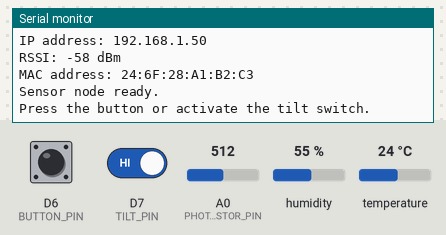
Simulated run of this program. Board: ESP8266 (NodeMCU). Parts: the last lines printed to the serial monitor. Inputs (shaded band) come from the test bench; at power-on: D6 (BUTTON_PIN) HIGH, D7 (TILT_PIN) HIGH, A0 (PHOTORESISTOR_PIN) = 512, humidity 55 %, temperature 24 °C. WiFi joins after 1.5 s; servers stay silent unless stated; uploads are accepted with an empty reply; the local clock reads 2024-03-15 10:24:30 at power-on unless the program sets it; web services answer with replies made up by the test bench.

Above: at 12.8 s.
12.9 s: D6 (BUTTON_PIN) pulled LOW for 0.15 s
At 14.3 s:
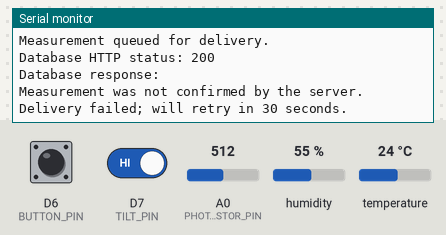
14.6 s: D7 (TILT_PIN) driven LOW
At 15.0 s:
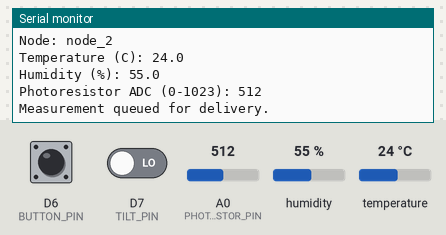
16.1 s: D6 (BUTTON_PIN) pulled LOW for 1 s
At 18.0 s:
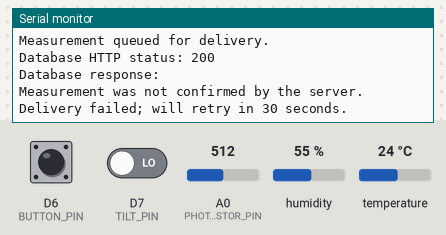
18.6 s: D6 (BUTTON_PIN) pulsed LOW 5 times (0.12 s each, 0.3 s apart)
At 20.8 s:
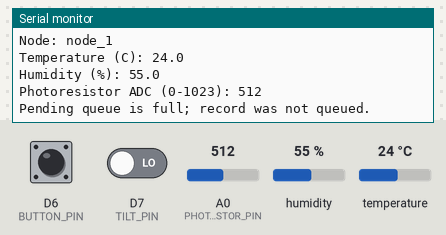
Timing chart, 0 to 22.3 s (numbered marks = the images above; inputs shaded):
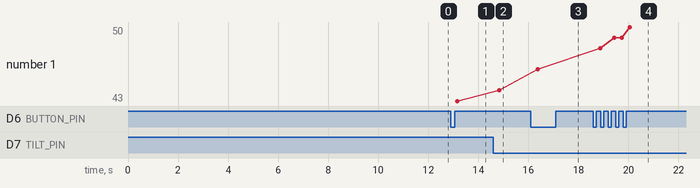

Measured:
- after the input at 12.9 s, the serial monitor: prints a new line after 0.27 s (image 1)
- after the input at 14.6 s, the serial monitor: prints a new line after 0.24 s (image 2)
- after the input at 16.1 s, the serial monitor: prints a new line after 0.27 s (image 3)
- after the input at 18.6 s, the serial monitor: prints a new line after 0.27 s (image 4)
- plotted number 1: 43 → 44 after the input at 14.6 s, 44 → 46 after the input at 16.1 s, 46 → 50 after the input at 18.6 s

The program:

main.cpp
```cpp
/*
Project/Program Name: EE 470 ESP8266 Sensor Node
File Name: main.cpp
Author: Steve Gutierrez
Date: 11/12/2026
Version: 1.0

Purpose:
Read the DHT11 and photoresistor when a switch activates, obtain a timestamp,
and send the measurement to the web database with automatic retries.

Inputs:
DHT11 data on D5, photoresistor output on A0, button on D6, tilt switch on D7,
and Wi-Fi credentials for the access point.

Outputs:
Sensor readings, timestamp, network status, and server result through USB
Serial; sensor records are sent to the PHP endpoint over HTTPS using GET.

Dependencies:
ESP8266 Arduino core (Wi-Fi, HTTP, and TLS), Adafruit DHT library,
ArduinoJson.

Usage Notes:
Button and tilt signals are active-low. Pending messages are kept in RAM and
are lost if the ESP8266 resets. TLS certificate verification is disabled in
this classroom prototype by setInsecure().
*/

#include <Arduino.h>
#include <DHT.h>
#include <math.h>
#include <ESP8266WiFi.h>
#include <ESP8266HTTPClient.h>
#include <WiFiClientSecureBearSSL.h>
#include <ArduinoJson.h>
#include <cstring>
#include <cstdio>

// NodeMCU ESP-12E pin assignments for the connected sensor modules.
constexpr uint8_t DHT_PIN = D5;
constexpr uint8_t PHOTORESISTOR_PIN = A0;
constexpr uint8_t BUTTON_PIN = D6;
constexpr uint8_t TILT_PIN = D7;

// Sensor type and the electrical level that indicates an activated switch.
constexpr uint8_t DHT_TYPE = DHT11;
constexpr uint8_t BUTTON_ACTIVE_LEVEL = LOW;
constexpr uint8_t TILT_ACTIVE_LEVEL = LOW;
constexpr unsigned long DEBOUNCE_MS = 40;

// Replace these placeholders locally with the 2.4 GHz Wi-Fi network details.
// Do not publish real network passwords in a public source-code repository.
const char *WIFI_SSID = "Sample_Network";
const char *WIFI_PASSWORD = "Sample_Password";
constexpr unsigned long WIFI_CONNECT_TIMEOUT_MS = 20000UL;

// PHP endpoint that validates and inserts one sensor measurement.
const char *INSERT_URL =
"https://mediumspringgreen-meerkat-888583.hostingersite.com/insert_sensor.php";

// Display label is shown in the serial menu; ianaName is sent to TimeAPI.
struct TimeZoneOption {
const char *label;
const char *ianaName;
};

// Keep this order aligned with the numbered choices printed by printTimeZoneMenu().
const TimeZoneOption TIME_ZONES[] = {
{"ET - New York",          "America/New_York"},
{"CT - Chicago",            "America/Chicago"},
{"MT - Denver",             "America/Denver"},
{"PT - Los Angeles",        "America/Los_Angeles"},
{"AKT - Anchorage",         "America/Anchorage"},
{"HAT - Honolulu",          "Pacific/Honolulu"},
{"AT - San Juan",           "America/Puerto_Rico"}
};

constexpr uint8_t TIME_ZONE_COUNT =
sizeof(TIME_ZONES) / sizeof(TIME_ZONES[0]);
// Array indexes start at zero, so index 3 selects menu option 4 (Pacific Time).
constexpr uint8_t DEFAULT_TIME_ZONE_INDEX = 3; // Option 4: Pacific Time
constexpr unsigned long TIME_ZONE_MENU_TIMEOUT_MS = 10000UL;

// Updated by selectTimeZone(); used when constructing the TimeAPI request.
uint8_t selectedTimeZoneIndex = DEFAULT_TIME_ZONE_INDEX;

// DHT driver object configured for the selected data pin and sensor type.
DHT dht(DHT_PIN, DHT_TYPE);

// Holds one snapshot of all three sensor measurements.
struct SensorReadings {
float temperatureC;
float humidityPercent;
uint16_t lightAdc;
};

// New messages are sent immediately. Unaccepted messages are retried at this interval.
constexpr uint8_t MAX_PENDING_MESSAGES = 4;
constexpr unsigned long RETRY_INTERVAL_MS = 30000UL;

// Stores an unchanged record while it waits for successful delivery.
struct PendingMeasurement {
char nodeName[8];
char timestamp[20];
SensorReadings readings;
unsigned long lastAttemptMs;
bool attempted;
};

// Fixed-size RAM queue; the board reset clears pending records.
PendingMeasurement pendingMeasurements[MAX_PENDING_MESSAGES];
uint8_t pendingCount = 0;

// Tracks raw and debounced state for one active-low switch input.
struct DebouncedSwitch {
uint8_t pin;                    // GPIO pin connected to the switch output
uint8_t activeLevel;            // LOW or HIGH means "activated"
bool lastRawActive;             // Most recently sampled, unfiltered state
bool stableActive;              // State accepted after debounce time
unsigned long lastRawChangeMs;  // Time when the raw input last changed
};

DebouncedSwitch buttonInput = {
BUTTON_PIN, BUTTON_ACTIVE_LEVEL, false, false, 0
};

DebouncedSwitch tiltInput = {
TILT_PIN, TILT_ACTIVE_LEVEL, false, false, 0
};

// Forward declarations keep setup(), loop(), and helper functions easy to scan.
void beginSwitch(DebouncedSwitch &input);
bool activationDetected(DebouncedSwitch &input);
bool captureSensorReadings(SensorReadings &readings);
void processActivationEvents();
void captureAndReport(const char *nodeName);
void printTimeZoneMenu();
void printSelectedTimeZone();
void selectTimeZone();
bool connectToWiFi();
bool getCurrentTimestamp(char *timestamp, size_t bufferSize);

bool sendMeasurementToDatabase(
const char *nodeName,
const SensorReadings &readings,
const char *timestamp
);

void queueMeasurement(
const char *nodeName,
const SensorReadings &readings,
const char *timestamp
);
void servicePendingMeasurements();
void removePendingMeasurement(uint8_t index);

void setup() {
// USB serial is used for the time-zone menu and diagnostic output.
Serial.begin(115200);
delay(100);

// Choose the time zone first, then join the configured Wi-Fi access point.
selectTimeZone();
connectToWiFi();

// Initialize sensor and input pins after the startup prompts/network attempt.
dht.begin();

pinMode(PHOTORESISTOR_PIN, INPUT);
beginSwitch(buttonInput);
beginSwitch(tiltInput);

Serial.println();
Serial.println("Sensor node ready.");
Serial.println("Press the button or activate the tilt switch.");

}

void loop() {
// Check for new switch activations, then retry any queued records that are due.
processActivationEvents();
servicePendingMeasurements();
}

bool connectToWiFi() {
// Station mode connects the ESP8266 to an existing router or hotspot.
WiFi.mode(WIFI_STA);
WiFi.begin(WIFI_SSID, WIFI_PASSWORD);

Serial.print("Connecting to Wi-Fi");

// Stop waiting after the configured timeout so sensor code can still run offline.
const unsigned long startMs = millis();

while (WiFi.status() != WL_CONNECTED
       && millis() - startMs < WIFI_CONNECT_TIMEOUT_MS) {
    delay(500);
    Serial.print(".");
}

if (WiFi.status() != WL_CONNECTED) {
    Serial.println();
    Serial.println("Wi-Fi connection failed; continuing offline.");
    return false;
}

Serial.println();
Serial.println("Wi-Fi connected.");

// These values are required for the assignment's network/RSSI questions.
Serial.print("IP address: ");
Serial.println(WiFi.localIP());

Serial.print("RSSI: ");
Serial.print(WiFi.RSSI());
Serial.println(" dBm");

Serial.print("MAC address: ");
Serial.println(WiFi.macAddress());

return true;

}

bool getCurrentTimestamp(char *timestamp, size_t bufferSize) {
// The destination must fit YYYY-MM-DD HH:mm plus the null terminator.
if (bufferSize < 20 || WiFi.status() != WL_CONNECTED) {
Serial.println("Cannot get timestamp: Wi-Fi is unavailable.");
return false;
}

BearSSL::WiFiClientSecure secureClient;

// Simplifies this classroom API test, but does not verify the server certificate.
secureClient.setInsecure();

HTTPClient https;

// Request current local time for the selected IANA time-zone identifier.
const String url =
    String("https://timeapi.io/api/Time/current/zone?timeZone=")
    + TIME_ZONES[selectedTimeZoneIndex].ianaName;

if (!https.begin(secureClient, url)) {
    Serial.println("Could not start the TimeAPI request.");
    return false;
}

// TimeAPI is queried with HTTP GET; only parse a successful HTTP 200 response.
https.setTimeout(10000);
const int httpCode = https.GET();

if (httpCode != HTTP_CODE_OK) {
    Serial.print("TimeAPI HTTP error: ");
    Serial.println(httpCode);
    https.end();
    return false;
}

// Read the JSON response body before closing the HTTP connection.
const String response = https.getString();
https.end();

JsonDocument document;
const DeserializationError jsonError =
    deserializeJson(document, response);

if (jsonError) {
    Serial.print("Could not parse TimeAPI JSON: ");
    Serial.println(jsonError.c_str());
    return false;
}

// Extract the ISO-like dateTime value from TimeAPI's JSON object.
const char *apiDateTime = document["dateTime"];

// Expected format begins YYYY-MM-DDTHH:mm:ss
if (apiDateTime == nullptr
    || strlen(apiDateTime) < 19
    || apiDateTime[10] != 'T') {
    Serial.println("TimeAPI response has no usable dateTime field.");
    return false;
}

// Convert ISO format to the database format: YYYY-MM-DD HH:mm:ss
const int written = snprintf(
    timestamp,
    bufferSize,
    "%.10s %.8s",
    apiDateTime,
    apiDateTime + 11
);

return written == 19;

}

bool sendMeasurementToDatabase(
const char *nodeName,
const SensorReadings &readings,
const char *timestamp
) {
// No transmission can be attempted without an active Wi-Fi connection.
if (WiFi.status() != WL_CONNECTED) {
Serial.println("Cannot send measurement: Wi-Fi is disconnected.");
return false;
}

BearSSL::WiFiClientSecure secureClient;
secureClient.setInsecure();

HTTPClient https;

// Encode the space so it is safe inside the URL query string.
String encodedTimestamp = String(timestamp);
encodedTimestamp.replace(" ", "%20");

// The PHP script expects these named GET parameters for every record.
String url = String(INSERT_URL)
    + "?node_name=" + nodeName
    + "&temperature=" + String(readings.temperatureC, 1)
    + "&humidity=" + String(readings.humidityPercent, 1)
    + "&light_adc=" + String(readings.lightAdc)
    + "&time_received=" + encodedTimestamp;

if (!https.begin(secureClient, url)) {
    Serial.println("Could not start the database request.");
    return false;
}

// Send the request and capture both the HTTP status and response text.
https.setTimeout(10000);
const int httpCode = https.GET();

String response;
if (httpCode > 0) {
    response = https.getString();
}

https.end();
response.trim();

Serial.print("Database HTTP status: ");
Serial.println(httpCode);
Serial.print("Database response: ");
Serial.println(response);

// STORED is a new insert; ALREADY_STORED is also success for retry purposes.
if (httpCode == HTTP_CODE_OK
    && (response == "STORED" || response == "ALREADY_STORED")) {
    Serial.println("Measurement accepted by the server.");
    return true;
}

Serial.println("Measurement was not confirmed by the server.");
return false;

}

void queueMeasurement(
const char *nodeName,
const SensorReadings &readings,
const char *timestamp
) {
// Keep the original node, timestamp, and readings so retries resend the same data.
if (pendingCount >= MAX_PENDING_MESSAGES) {
Serial.println("Pending queue is full; record was not queued.");
return;
}

PendingMeasurement &pending = pendingMeasurements[pendingCount];

// Copy strings into fixed-size buffers owned by the queue entry.
snprintf(pending.nodeName, sizeof(pending.nodeName), "%s", nodeName);
snprintf(pending.timestamp, sizeof(pending.timestamp), "%s", timestamp);
pending.readings = readings;
pending.lastAttemptMs = 0;
pending.attempted = false;

pendingCount++;
Serial.println("Measurement queued for delivery.");

}

void servicePendingMeasurements() {
// Attempt each new item immediately; retry failed items every 30 seconds.
uint8_t index = 0;

while (index < pendingCount) {
    PendingMeasurement &pending = pendingMeasurements[index];

    // Unsigned millis() subtraction remains safe when the counter wraps around.
    const bool retryIsDue =
        !pending.attempted
        || millis() - pending.lastAttemptMs >= RETRY_INTERVAL_MS;

    if (!retryIsDue) {
        index++;
        continue;
    }

    // A successful response removes the record; otherwise its retry timer is reset.
    const bool accepted = sendMeasurementToDatabase(
        pending.nodeName,
        pending.readings,
        pending.timestamp
    );

    if (accepted) {
        removePendingMeasurement(index);
        // The next item shifts into this index, so check it next.
    } else {
        pending.attempted = true;
        pending.lastAttemptMs = millis();
        Serial.println("Delivery failed; will retry in 30 seconds.");
        index++;
    }
}

}

void removePendingMeasurement(uint8_t index) {
// Compact the array so later queued records remain contiguous.
for (uint8_t i = index; i + 1 < pendingCount; i++) {
pendingMeasurements[i] = pendingMeasurements[i + 1];
}

pendingCount--;

}

void printTimeZoneMenu() {
// Show the options over USB Serial; the selected number indexes TIME_ZONES[].
Serial.println();
Serial.println("Select Your Time Zone (default is PT):");

for (uint8_t i = 0; i < TIME_ZONE_COUNT; i++) {
    Serial.print(i + 1);
    Serial.print(") ");
    Serial.println(TIME_ZONES[i].label);
}

Serial.println("Enter 1-7 and press Enter within 10 seconds.");

}

void printSelectedTimeZone() {
// Report both the human-readable label and the API's IANA identifier.
Serial.print("Selected time zone: ");
Serial.println(TIME_ZONES[selectedTimeZoneIndex].label);

Serial.print("IANA zone ID: ");
Serial.println(TIME_ZONES[selectedTimeZoneIndex].ianaName);

}

void selectTimeZone() {
// Wait briefly for one menu choice; no valid input selects Pacific Time.
printTimeZoneMenu();

const unsigned long startMs = millis();
// The menu accepts a single digit (1 through 7), followed by Enter.
char input[4] = {0};
uint8_t inputLength = 0;

while (millis() - startMs < TIME_ZONE_MENU_TIMEOUT_MS) {
    while (Serial.available() > 0) {
        const char incoming = static_cast<char>(Serial.read());

        // Serial monitors commonly send CR, LF, or CRLF when Enter is pressed.
        if (incoming == '\r' || incoming == '\n') {
            if (inputLength == 1
                && input[0] >= '1'
                && input[0] <= '7') {
                selectedTimeZoneIndex = input[0] - '1';
                printSelectedTimeZone();
                return;
            }

            if (inputLength > 0) {
                Serial.println("Invalid choice. Enter a number from 1 to 7.");
            }

            inputLength = 0;
            input[0] = '\0';
        } else if (incoming >= '0' && incoming <= '9') {
            if (inputLength < sizeof(input) - 1) {
                input[inputLength++] = incoming;
                input[inputLength] = '\0';
            }
        }
    }

    delay(10);
}

selectedTimeZoneIndex = DEFAULT_TIME_ZONE_INDEX;
Serial.println("No valid choice received; using the default.");
printSelectedTimeZone();

}

void beginSwitch(DebouncedSwitch &input) {
// Enable the internal pull-up; the module pulls the input LOW when activated.
pinMode(input.pin, INPUT_PULLUP);

// Seed the debounce state from the current pin level to avoid a false startup event.
const bool activeNow = (digitalRead(input.pin) == input.activeLevel);
input.lastRawActive = activeNow;
input.stableActive = activeNow;
input.lastRawChangeMs = millis();

}

bool activationDetected(DebouncedSwitch &input) {
// Detect a stable transition into the active state, not a held switch level.
const bool rawActive = (digitalRead(input.pin) == input.activeLevel);

if (rawActive != input.lastRawActive) {
    input.lastRawActive = rawActive;
    input.lastRawChangeMs = millis();
}

// Accept a change only after the raw state has stayed steady for DEBOUNCE_MS.
if (rawActive != input.stableActive
    && millis() - input.lastRawChangeMs >= DEBOUNCE_MS) {
    input.stableActive = rawActive;

    // One true result per new press/tilt activation prevents repeated sends while held.
    return input.stableActive;
}

return false;

}

bool captureSensorReadings(SensorReadings &readings) {
// DHT11 provides temperature and humidity; reject the snapshot if either read fails.
const float humidity = dht.readHumidity();
const float temperature = dht.readTemperature(); // Celsius by default

if (isnan(humidity) || isnan(temperature)) {
    return false;
}

readings.temperatureC = temperature;
readings.humidityPercent = humidity;
// NodeMCU A0 converts the photoresistor module's analog output to a 0-1023 count.
readings.lightAdc = analogRead(PHOTORESISTOR_PIN);

return true;

}

void processActivationEvents() {
// The button represents node_1; the tilt switch represents node_2.
if (activationDetected(buttonInput)) {
captureAndReport("node_1");
}

if (activationDetected(tiltInput)) {
    captureAndReport("node_2");
}

}

void captureAndReport(const char *nodeName) {
// Capture one sensor snapshot in response to a single new switch activation.
SensorReadings readings;

if (!captureSensorReadings(readings)) {
    Serial.print("DHT11 read failed for ");
    Serial.println(nodeName);
    return;
}

// Fetch the selected-zone timestamp for the database's DATETIME field.
char timestamp[20];

if (!getCurrentTimestamp(timestamp, sizeof(timestamp))) {
    Serial.println("No valid timestamp; this activation cannot be transmitted.");
    return;
}

Serial.print("Timestamp: ");
Serial.println(timestamp);

Serial.print("Node: ");
Serial.println(nodeName);

Serial.print("Temperature (C): ");
Serial.println(readings.temperatureC, 1);

Serial.print("Humidity (%): ");
Serial.println(readings.humidityPercent, 1);

Serial.print("Photoresistor ADC (0-1023): ");
Serial.println(readings.lightAdc);

Serial.println();

// Queue the complete record; loop() sends it now or retries it later if needed.
queueMeasurement(nodeName, readings, timestamp);

}
```
